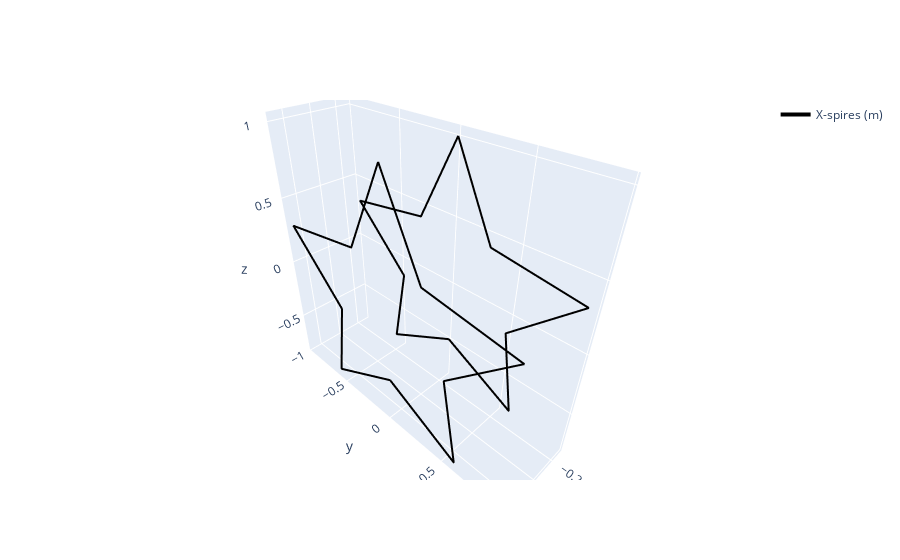

The code cell stored with this chart in its notebook:
### Code cell
##Spawn spires
spire1_x_c, spire2_x_c = test_3.star_spires(Ax, X_coil.h, X_coil.a, num_seg, 5)
f0 = None
f0 = hplot.plot_spires(f0, spire1_x_c, spire2_x_c, color='black', row=None, col=None)

# Plot the square spires
f0.show()

### Figure 1 — Plotly figure (JSON) as saved in the notebook; plotly's stock layout.template omitted (floating-point values rounded to 4 significant figures; data arrays with more than 128 entries replaced by an {"elided": "..."} marker saying what was removed)
{"data": [{"legendgroup": "X-spires (m)", "line": {"color": "black", "width": 4}, "mode": "lines", "name": "X-spires (m)", "showlegend": true, "type": "scatter3d", "x": {"elided": "400 float values"}, "y": {"elided": "400 float values"}, "z": {"elided": "400 float values"}}, {"legendgroup": "X-spires (m)", "line": {"color": "black", "width": 4}, "mode": "lines", "name": "X-spires (m)", "showlegend": false, "type": "scatter3d", "x": {"elided": "400 float values"}, "y": {"elided": "400 float values"}, "z": {"elided": "400 float values"}}], "layout": {}}
